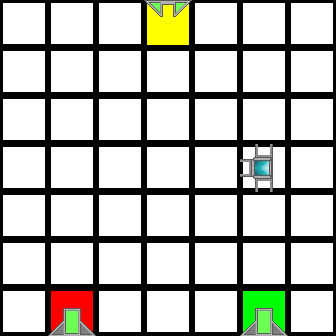

This is a level from a 2D game, rendered from its Tiled map with the project's own tilesets. A one-line summary and the complete map file follow:
An orthogonal 7x7 tile map with 48x48 px tiles, 2 tile layers (Colors, Tiles).

<map version="1.0" orientation="orthogonal" renderorder="right-down" width="7" height="7" tilewidth="48" tileheight="48" nextobjectid="1">
 <properties>
  <property name="AvailableTiles" value="1, 2, 1, 2" />
 </properties>
 <tileset firstgid="1" source="tiles.tsx" />
 <layer name="Colors" width="7" height="7">
  <data encoding="csv">
47,47,47,44,47,47,47,
47,47,47,47,47,47,47,
47,47,47,47,47,47,47,
47,47,47,47,47,47,47,
47,47,47,47,47,47,47,
47,47,47,47,47,47,47,
47,41,47,47,47,42,47
</data>
 </layer>
 <layer name="Tiles" width="7" height="7">
  <data encoding="csv">
1,1,1,11,1,1,1,
1,1,1,1,1,1,1,
1,1,1,1,1,1,1,
1,1,1,1,1,16,1,
1,1,1,1,1,1,1,
1,1,1,1,1,1,1,
1,5,1,1,1,5,1
</data>
 </layer>
</map>
